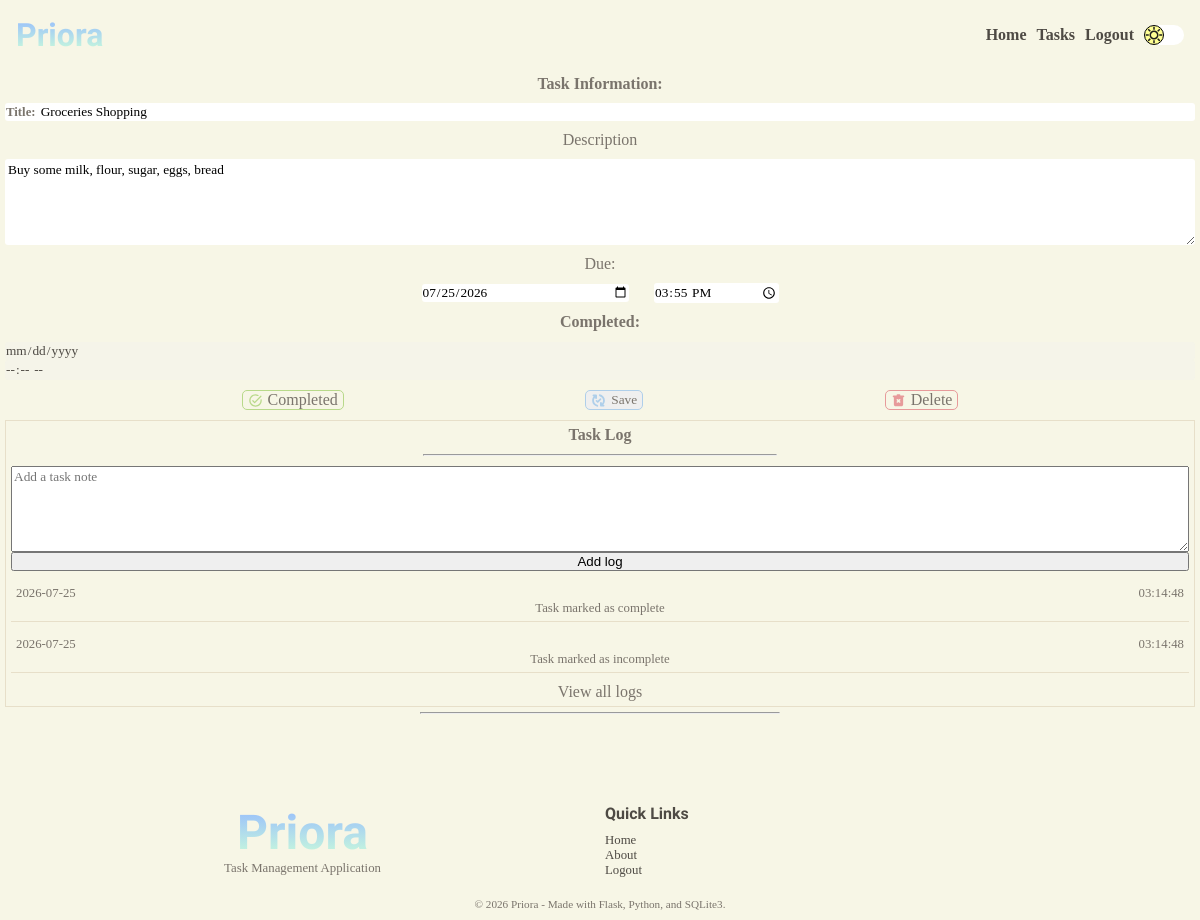
Before: /user/task/28 (signed in) with the older database file.
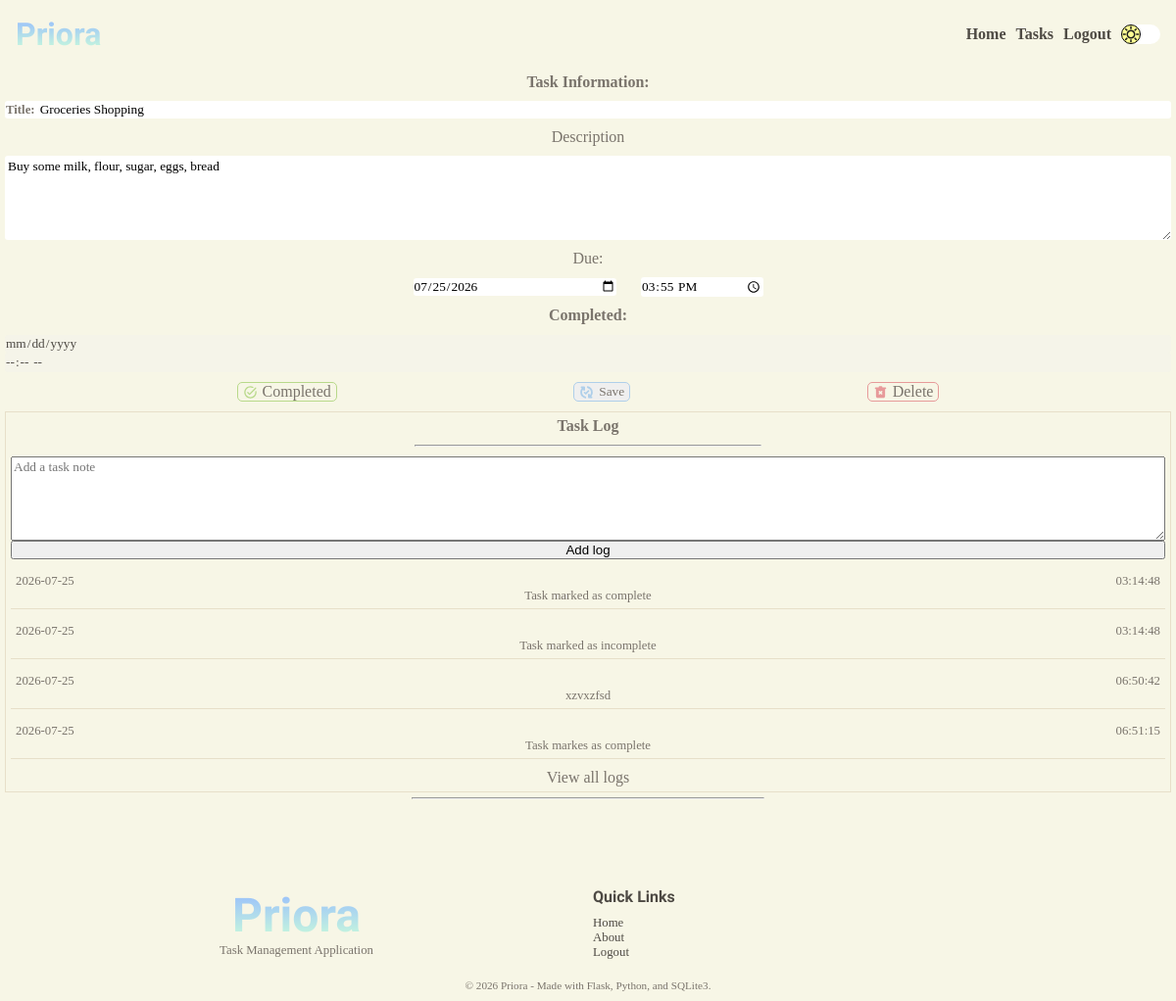
After: the same page with the newer database file.
### tables this page shows
CREATE TABLE "tasks" (
                            "task_id"	INTEGER NOT NULL UNIQUE,
                            "user_id"	INTEGER NOT NULL,
                            "title"	TEXT NOT NULL,
                            "description"	TEXT NOT NULL,
                            "due_date"	TEXT NOT NULL,
                            "due_time"	TEXT NOT NULL,
                            "completion_date"	TEXT,
                            "completion_time"	TEXT,
                            "completed"	INTEGER NOT NULL DEFAULT 0,
                            PRIMARY KEY("task_id" AUTOINCREMENT),
                            FOREIGN KEY("user_id") 
                                REFERENCES "users"("user_id")
                                ON DELETE CASCADE
                            );

CREATE TABLE "task_logs" (
                            "log_id"	INTEGER NOT NULL UNIQUE,
                            "task_id"	INTEGER NOT NULL,
                            "user_id"   INTEGER NOT NULL,
                            "date"	TEXT NOT NULL,
                            "time"	TEXT NOT NULL,
                            "comment"	TEXT NOT NULL,
                            PRIMARY KEY("log_id" AUTOINCREMENT),
                            FOREIGN KEY("task_id") 
                                REFERENCES "tasks"("task_id")
                                ON DELETE CASCADE,
                            FOREIGN KEY ("user_id")
                                REFERENCES "users"("user_id")
                                ON DELETE CASCADE
                            );

### app.py (the view)
@app.route("/user/task/<int:task_id>", methods=["GET", "POST"])
@login_required
@password_reset_required
def task(task_id):
    user = find_user_by_id(session.get("user-id"))
    task = search_task_by_id(task_id, user)
    title = f"{task['title']}"
    logs = get_task_logs(task_id, user)
    return render_template("tasks/task-page.html", title=title, task=task, logs=logs)

### app.py (called while the page is built)
@app.after_request
def security_headers(response):
    response.headers["Content-Security-Policy"] = (
        "default-src 'self'; "
        "script-src 'self'; "
        "style-src 'self' https://fonts.googleapis.com; "
        "font-src 'self' https://fonts.gstatic.com;"
    )
    return response

### services/auth.py (called while the page is built)
def login_required(f):
    @wraps(f)
    def decorated_function(*args, **kwargs):
        if session.get("user-id") is None:
            return redirect(url_for("login"))
        return f(*args, **kwargs)
    return decorated_function

def password_reset_required(f):
    @wraps(f)
    def decorated_function(*args, **kwargs):
        reset_req = is_reset_req(session.get("user-id"))
        if reset_req:
            return redirect(url_for("change_password"))
        return f(*args, **kwargs)
    return decorated_function

### services/database.py (called while the page is built)
def connect_database():
    os.makedirs("instance", exist_ok=True)
    connection = sqlite3.connect("instance/task-manager.db")
    connection.row_factory = sqlite3.Row
    connection.execute("PRAGMA foreign_keys = ON;")
    return connection

def find_user_by_id(user_id):
    connection = connect_database()
    cursor = connection.cursor()
    try:
        cursor.execute(
            """SELECT * FROM users WHERE user_id = ?;""",
            (user_id,),
        )
        user = cursor.fetchone()
        return user
    except Exception as e:
        print(e)
        return False
    finally:
        connection.close()

def is_reset_req(user_id):
    connection = connect_database()
    cursor = connection.cursor()
    try:
        cursor.execute(
            """SELECT reset FROM users WHERE user_id = ?;""",
            (user_id,),
        )
        required = cursor.fetchone()
        return bool(required and required["reset"] == 1)
    except Exception as e:
        print(e)
        return False
    finally:
        connection.close()

def find_task_by_id(task_id, user_id):
    connection = connect_database()
    cursor = connection.cursor()
    try:
        cursor.execute(
            """SELECT * FROM tasks WHERE task_id = ? AND user_id = ?;""",
            (task_id, user_id),
        )
        task = cursor.fetchone()
        return task
    except Exception as e:
        print(e)
        return False
    finally:
        connection.close()

### services/tasks.py (called while the page is built)
def search_task_by_id(task_id, user):
    user_id = user["user_id"]
    task = find_task_by_id(task_id, user_id)
    if task:
        return task
    return None

### templates/tasks/task-page.html (shortened to what this page needs)
{% extends 'layout.html' %} {% block content %}
<section class="task-view-section">
  <div class="task-view">
    <form
      action="{{ url_for('task', task_id = task['task_id']) }}"
      method="post"
      id="edit-task-form"
    >
      <p><strong>Task Information:</strong></p>
      <div class="task-view-input-box">
        <p>Title:</p>
        <input
          type="text"
          name="title"
          id="title"
          value="{{ task['title'] }}"
        />
      </div>
      <p>Description</p>
      <textarea name="description" id="description" rows="5">
{{ task['description'] }}</textarea
      >
      <p>Due:</p>
      <div class="task-view-due">
        <input
          type="date"
          name="due-date"
          id="due-date"
          value="{{ task['due_date'] }}"
        />
        <input
          type="time"
          name="due-time"
          id="due-time"
          value="{{ task['due_time'] }}"
        />
      </div>
      <p><strong>Completed:</strong></p>
      <div class="task-view-completed">
        <input
          type="date"
          name="completed-date"
          id="completed-date"
          value="{{ task['completion_date'] }}"
          disabled
        />
        <input
          type="time"
          name="completed-time"
          id="completed-time"
          value="{{ task['completion_time'] }}"
          disabled
        />
      </div>
      <div class="task-view-buttons-section">
        {% if task['completed'] == 0 %}
        <a href="">
          <div class="task-view-button complete">
            <p>Completed</p>
          </div></a
        >
        {% endif %}
        <button
          form="edit-task-form"
          type="submit"
          formmethod="post"
          class="task-view-button save-changes"
        >
          <p>Save</p>
        </button>
        <a href="">
          <div class="task-view-button delete-task">
            <p>Delete</p>
          </div>
        </a>
      </div>
    </form>
  </div>
  <div class="task-view-log">
    <div class="task-log">
      <p><strong>Task Log</strong></p>
      <hr />
      <form
        action="{{url_for('add_task_log', task_id = task['task_id'])}}"
        method="post"
        class="add-log-form"
      >
        <textarea
          name="comment"
          id="comment"
          rows="5"
          placeholder="Add a task note"
        ></textarea>
        <input type="submit" value="Add log" />
      </form>
      {% if logs %} {% for log in logs %}
      <div class="log">
        <div class="log-info">
          <p>{{ log['date']}}</p>
          <p>{{ log['time']}}</p>
        </div>
        <div class="log-description">
          <p>{{ log['comment'] }}</p>
        </div>
      </div>
      {% endfor %} {% else %}
      <p>No logs for this task</p>
      {% endif %}
      <a href="{{ url_for('all_logs', task_id = task['task_id'])}}"
        ><p>View all logs</p></a
      >
    </div>
  </div>
</section>
{% endblock content %}

### templates/layout.html (shortened to what this page needs)
<!doctype html>
<html lang="en">
  <head>
    <link
      rel="stylesheet"
      href="{{ url_for('static', filename='css/styles.css' )}}"
    />
  </head>
  <body>
    <header>{% include 'header.html' %}</header>
    <main>{% block content %}{% endblock content %}</main>
    <footer>{% include 'footer.html' %}</footer>
  </body>
</html>

### templates/header.html (shortened to what this page needs)
<div class="nav-bar">
  <div>
    <a href="{{ url_for('home')}}"><h1 class="gradient-text">Priora</h1></a>
  </div>
  <div>
    <nav>
      <ul>
        {% if session.get('user-id') %}
        <li><a href="{{ url_for('account') }}">Home</a></li>
        <li><a href="{{ url_for('home') }}">Tasks</a></li>
        <li>
          <form action="{{ url_for('logout') }}" method="post">
            <input type="submit" value="Logout" class="logout-button" />
          </form>
        </li>
        {% else %}
        <li><a href="{{ url_for('home') }}">Home</a></li>
        <li><a href="{{ url_for('about') }}">About</a></li>
        <li><a href="{{ url_for('home') }}#features">Features</a></li>
        <li><a href="{{ url_for('login') }}">Login</a></li>
        {% endif %}
        <li>
          <div class="night-mode-button">
            <div class="night-mode-inner-button"></div>
          </div>
        </li>
      </ul>
    </nav>
  </div>
</div>

### templates/footer.html (shortened to what this page needs)
<div class="horizontal-line">
  <hr />
</div>
<div class="space"></div>
<section class="footer-section">
  <div class="footer-top">
    <div>
      <a href="{{ url_for('home')}}"><h1 class="gradient-text">Priora</h1></a>
      <p>Task Management Application</p>
    </div>
    <div>
      <p><strong>Quick Links</strong></p>
      <ul>
        <li><a href="{{ url_for('home') }}">Home</a></li>
        <li><a href="{{ url_for('about') }}">About</a></li>
        {% if session.get('user-id') %}
        <li>
          <form action="{{ url_for('logout') }}" method="post">
            <input type="submit" value="Logout" class="logout-button-footer" />
          </form>
        </li>
        {% else %}
        <li><a href="{{url_for('login')}}">Login</a></li>
        <li><a href="{{ url_for('register')}}">Register</a></li>
        {% endif %}
      </ul>
    </div>
  </div>
  <div class="footer-bottom">
    <p>© 2026 Priora - Made with Flask, Python, and SQLite3.</p>
  </div>
</section>

### static/css/base.css (style rules this page uses)
:root { --bg-color: #F7F6E6; --bg-task-card: white; --surface-color: #FFFFFF; --surface-secondary: #FFF8EF; --hero-gradient: linear-gradient(90deg, #CDFFD8 0%, #94B9FF 100%); --hero-bg-mb: url('/static/media/light-bg-mobile.gif'); --hero-bg-dk: url('/static/media/light-bg-desktop.gif'); --box-shadow: #4E4A44; --night-mode-button: url('/static/media/day.svg'); --primary-text: #4E4A44; --secondary-text: #7A746C; --accent-peach: #FFDFBD; --accent-beige: #E2C0AE; --accent-green: #D9E9B1; --accent-yellow: #F2EAA0; --border-color: #E7DFC9; --scrollbar-color: #E2C0AE; --success: #B8D98A; --warning: #F2EAA0; --danger: #E79A9A; --info: #AFCFEA; }
* { box-sizing: border-box; margin: 0; padding: 0; scrollbar-width: thin; scrollbar-color: #94B9FF var(--bg-color); }
html { overflow-x: hidden; scroll-behavior: smooth; }
body { background-color: var(--bg-color); font-family: cursive; overflow-x: hidden; }
h1, h2, h3, h4, h5, h6 { color: var(--primary-text) }
h1 { font-family: 'Leckerli One', cursive; }
p { color: var(--secondary-text); font-family: cursive; }
a { text-decoration: none; color: var(--primary-text) }
hr { width: 30%; color: var(--primary-text); }
.horizontal-line { width: 100%; display: flex; justify-content: center; }
.space { height: 10vh; }

### static/css/components/header.css (style rules this page uses)
.nav-bar { display: flex; padding: 1rem; justify-content: space-between; align-items: center; text-align: center; }
.nav-bar nav ul { display: flex; gap: 5px; align-items: center; justify-content: center; }
.nav-bar nav ul li { list-style-type: none; font-family: cursive; font-size: 0.8rem; }
.nav-bar nav ul li a { color: var(--primary-text); font-weight: bold; }
.night-mode-button { width: 40px; height: 20px; border-radius: 50px; background-color: white; transition: background-color 1s ease-in-out; }
.night-mode-inner-button { border: 1px solid black; height: 100%; width: 50%; border-radius: 100%; justify-content: center; align-items: center; display: flex; background-image: url('/static/media/day.svg'); background-position: center; background-repeat: no-repeat; background-size: contain; transition: transform 1s ease, background-image 1s ease-in-out; background-color: rgb(255, 255, 148); }
.logout-button { border: none; background: none; color: var(--primary-text); font-family: cursive; font-weight: bold; font-size: 0.8rem; }
@media screen and (min-width: 1000px) { .nav-bar nav ul li { font-size: 1rem; } }
@media screen and (min-width: 1000px) { .nav-bar { display: flex; padding: 1rem; justify-content: space-between; } }
@media screen and (min-width: 1000px) { .nav-bar nav ul { display: flex; gap: 10px; } }
@media screen and (min-width: 1000px) { .nav-bar nav ul li { list-style-type: none; } }
@media screen and (min-width: 1000px) { .logout-button { font-size: 1rem; } }

### static/css/components/footer.css (style rules this page uses)
.footer-section { padding: 10px; display: flex; flex-direction: column; justify-content: space-between; gap: 20px; }
.footer-top { display: grid; grid-template-columns: repeat(1, 1fr); gap: 10px; }
.footer-top h1 { font-size: 3rem; ; }
.footer-top p { font-size: 0.8rem; }
.footer-top>div { width: 100%; }
.footer-top div:nth-child(1) { text-align: center; }
.footer-top strong { font-size: 1rem; font-weight: bold; font-family: 'Leckerli One', cursive; color: var(--primary-text); }
.footer-top div ul { margin-top: 10px; }
.footer-top div ul li { list-style-type: none; font-size: 0.8rem; }
.logout-button-footer { font-size: 0.8rem; background: none; border: none; color: var(--primary-text); font-family: cursive; }
.footer-bottom { width: 100%; text-align: center; font-size: 0.7rem; }
@media screen and (min-width: 1000px) { .footer-top { grid-template-columns: repeat(2, 1fr); } }

### static/css/pages/main/home.css (style rules this page uses)
.gradient-text { background: linear-gradient(0deg, #CDFFD8, #94B9FF); -webkit-background-clip: text; background-clip: text; color: transparent; }
@media screen and (min-width: 1000px) { .nav-bar nav ul li { font-size: 1rem; } }
@media screen and (min-width: 1000px) { .nav-bar { display: flex; padding: 1rem; justify-content: space-between; } }
@media screen and (min-width: 1000px) { .nav-bar nav ul { display: flex; gap: 10px; } }
@media screen and (min-width: 1000px) { .nav-bar nav ul li { list-style-type: none; } }

Changed rows visible on the page:
added task_logs: date "2026-07-25", time "06:50:42", comment "xzvxzfsd"
added task_logs: date "2026-07-25", time "06:51:15", comment "Task markes as complete"
